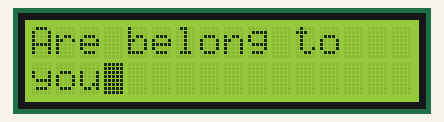
This sketch was run on a simulated Arduino Uno, built with avr-gcc and run on an emulated ATmega328P. Parts: 16×2 character LCD.

Above: at 4.0 s.

Measured:
- by itself, everything shown: repeats every 6.0 s, in 61 steps
- what the display in image 0 shows lasts 2.1 s, from 4.0 s to 6.1 s

The sketch:

lcd.ino
```cpp
/*
   LCD Test

   Demonstrates the use of a 16x2 LCD display.  The LiquidCrystal
   library works with all LCD displays that are compatible with the
   Hitachi HD44780 driver. There are many of them out there, and you
   can usually tell them by the 16-pin interface.

   The circuit:
   (LCD pins in brackets counting from left if they're on top)
    * LCD RS pin (4) to digital pin 12
    * LCD Enable pin (6) to digital pin 11
    * LCD D4 pin (11) to digital pin 5
    * LCD D5 pin (12) to digital pin 4
    * LCD D6 pin (13) to digital pin 3
    * LCD D7 pin (14) to digital pin 2
    * LCD R/W pin (5) to ground
    * 10K pot: ends to +5V and ground
    * wiper to LCD VO pin (pin 3)
    * 5V to pin 2 and pin 15 (backlight)
    * GND to pin 1 and pin 16 (backlight)

    I was worried about whether the LCD backlight (pins 15 & 16)
    needed a current limiting resistor, but 330R left the display very
    dim.  So I tried without and it hasn't blown up yet.

    http://www.arduino.cc/en/Tutorial/LiquidCrystal
 */

#include <LiquidCrystal.h>

extern "C"
{
    #include <string.h> // needed for strlen()
}

byte cursor[8] = {
    B11111,
    B11111,
    B11111,
    B11111,
    B11111,
    B11111,
    B11111,
    B11111
    };

// Initialize the library with the numbers of the interface pins
LiquidCrystal lcd( 12, 11, 5, 4, 3, 2 );

void teletype(const char* sMsg)
{
    lcd.clear();
    char szCurrentLine[17];
    const char *pos = sMsg;
    boolean bDone=false;

    while( pos-sMsg < static_cast<int>( strlen( sMsg ) ) )
    {
        int linePos = 0;
        int i;
        for( i = 0; i < 16; ++i )
        {
            char c = *( pos + i );
            if( c == '\0' )
            {
                bDone = true;
                break;
            }
            if( c == ' ' && linePos == 0)
            {
                continue; // no space on beginning of line
            }
            if( c == ' ' )
            {
                // new word coming up - will it fit on the current line?
                char *p = strchr(pos + i + 1, ' ' );
                if( !p )
                {
                    // no space found, search for end of string instead
                    p = strchr( pos+i+1, '\0' );
                }
                if( p )
                {
                    int wordLen = p - ( pos + linePos + 1 );
                    if( linePos + wordLen > 15 )
                    {
                        break; // i.e. new line
                    }
                }
            }
            szCurrentLine[ linePos ] = c;
            ++linePos;
            szCurrentLine[ linePos ] = '\0';
            lcd.setCursor( 0, 1 );
            lcd.print( szCurrentLine );
            lcd.write( static_cast<uint8_t>( 0 ) ); // faux cursor
            delay( 64 );
        }
        if(! bDone ){
            lcd.clear();
            lcd.print( szCurrentLine );
        }
        pos += i;
    }
}

void setup() {
    lcd.createChar( 0, cursor ); // create the custom char (we can have 8)
    // set up the LCD's number of columns and rows:
    lcd.begin(16, 2);
}


void loop() {
    teletype( "Roses = #F00    "
              "Violets = #00F  "
              "All of my base  "
              "Are belong to you"
              );
    delay(2000);
}
```
